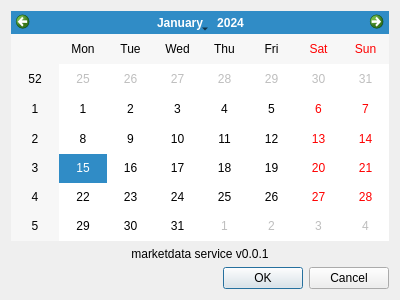
<?xml version="1.0" encoding="UTF-8"?>
<ui version="4.0">
 <class>AboutDialog</class>
 <widget class="QDialog" name="AboutDialog">
  <property name="geometry">
   <rect>
    <x>0</x>
    <y>0</y>
    <width>400</width>
    <height>300</height>
   </rect>
  </property>
  <property name="windowTitle">
   <string>Dialog</string>
  </property>
  <layout class="QVBoxLayout" name="verticalLayout">
   <item>
    <widget class="QCalendarWidget" name="calendarWidget"/>
   </item>
   <item>
    <widget class="QLabel" name="label">
     <property name="text">
      <string>marketdata service v0.0.1</string>
     </property>
     <property name="alignment">
      <set>Qt::AlignCenter</set>
     </property>
    </widget>
   </item>
   <item>
    <widget class="QDialogButtonBox" name="buttonBox">
     <property name="orientation">
      <enum>Qt::Horizontal</enum>
     </property>
     <property name="standardButtons">
      <set>QDialogButtonBox::Cancel|QDialogButtonBox::Ok</set>
     </property>
     <property name="centerButtons">
      <bool>false</bool>
     </property>
    </widget>
   </item>
  </layout>
 </widget>
 <resources/>
 <connections>
  <connection>
   <sender>buttonBox</sender>
   <signal>accepted()</signal>
   <receiver>AboutDialog</receiver>
   <slot>accept()</slot>
   <hints>
    <hint type="sourcelabel">
     <x>248</x>
     <y>254</y>
    </hint>
    <hint type="destinationlabel">
     <x>157</x>
     <y>274</y>
    </hint>
   </hints>
  </connection>
  <connection>
   <sender>buttonBox</sender>
   <signal>rejected()</signal>
   <receiver>AboutDialog</receiver>
   <slot>reject()</slot>
   <hints>
    <hint type="sourcelabel">
     <x>316</x>
     <y>260</y>
    </hint>
    <hint type="destinationlabel">
     <x>286</x>
     <y>274</y>
    </hint>
   </hints>
  </connection>
 </connections>
</ui>
